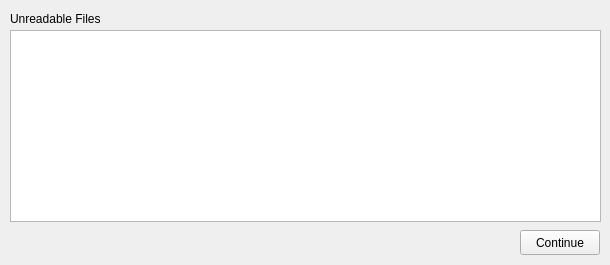
<?xml version="1.0" encoding="UTF-8"?>
<ui version="4.0">
 <class>message</class>
 <widget class="QFrame" name="message">
  <property name="geometry">
   <rect>
    <x>0</x>
    <y>0</y>
    <width>610</width>
    <height>265</height>
   </rect>
  </property>
  <property name="windowTitle">
   <string>Warning</string>
  </property>
  <widget class="QPushButton" name="pushButton">
   <property name="geometry">
    <rect>
     <x>520</x>
     <y>230</y>
     <width>80</width>
     <height>25</height>
    </rect>
   </property>
   <property name="text">
    <string>Continue</string>
   </property>
  </widget>
  <widget class="QLabel" name="unreadable">
   <property name="geometry">
    <rect>
     <x>10</x>
     <y>10</y>
     <width>101</width>
     <height>17</height>
    </rect>
   </property>
   <property name="text">
    <string>Unreadable Files</string>
   </property>
  </widget>
  <widget class="QTextBrowser" name="textBrowser">
   <property name="geometry">
    <rect>
     <x>10</x>
     <y>30</y>
     <width>591</width>
     <height>192</height>
    </rect>
   </property>
   <property name="sizeAdjustPolicy">
    <enum>QAbstractScrollArea::AdjustToContents</enum>
   </property>
  </widget>
 </widget>
 <resources/>
 <connections/>
</ui>
